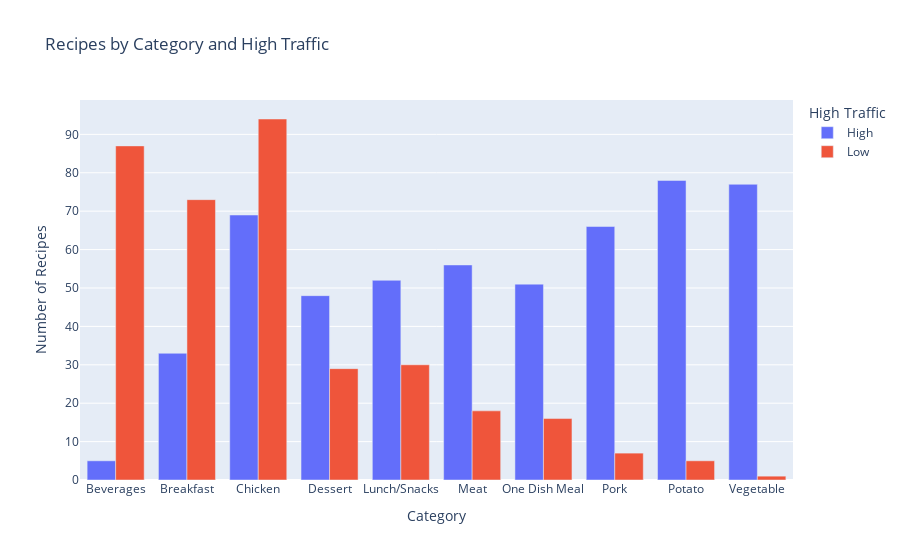

Here is the notebook cell this chart was saved with:
### Markdown cell above
We can observe that the "One Dish" and "Pork" categories have the `smallest` proportions, accounting for **7.49%** and **8.16%** of the total recipes, respectively. On the other hand, the "Chicken" and "Breakfast" categories have the highest `proportions`, representing **18.21%** and **11.84%** of all the recipes, respectively.

### Code cell
# Create a pivot table to count the occurrences of each category by "high_traffic"
pivot_table = df.pivot_table(index='category', columns='high_traffic', aggfunc='size', fill_value=0)

# Reset index and rename columns
pivot_table = pivot_table.reset_index()
pivot_table.columns.name = None

# Melt the DataFrame to create "High" and "Low" columns
melted_df = pd.melt(pivot_table, id_vars='category', var_name='high_traffic', value_name='count')

# Plot the bar plot using Plotly
fig = px.bar(melted_df, x='category', y='count', color='high_traffic', barmode='group',
             title='Recipes by Category and High Traffic',
             labels={'category': 'Category', 'count': 'Number of Recipes', 'high_traffic': 'High Traffic'})
fig.show()

### Figure 1 — Plotly figure (JSON) as saved in the notebook; plotly's stock layout.template omitted (floating-point values rounded to 4 significant figures)
{"data": [{"alignmentgroup": "True", "hovertemplate": "High Traffic=High<br>Category=%{x}<br>Number of Recipes=%{y}<extra></extra>", "legendgroup": "High", "marker": {"color": "#636efa", "pattern": {"shape": ""}}, "name": "High", "offsetgroup": "High", "orientation": "v", "showlegend": true, "textposition": "auto", "x": ["Beverages", "Breakfast", "Chicken", "Dessert", "Lunch/Snacks", "Meat", "One Dish Meal", "Pork", "Potato", "Vegetable"], "xaxis": "x", "y": [5, 33, 69, 48, 52, 56, 51, 66, 78, 77], "yaxis": "y", "type": "bar"}, {"alignmentgroup": "True", "hovertemplate": "High Traffic=Low<br>Category=%{x}<br>Number of Recipes=%{y}<extra></extra>", "legendgroup": "Low", "marker": {"color": "#EF553B", "pattern": {"shape": ""}}, "name": "Low", "offsetgroup": "Low", "orientation": "v", "showlegend": true, "textposition": "auto", "x": ["Beverages", "Breakfast", "Chicken", "Dessert", "Lunch/Snacks", "Meat", "One Dish Meal", "Pork", "Potato", "Vegetable"], "xaxis": "x", "y": [87, 73, 94, 29, 30, 18, 16, 7, 5, 1], "yaxis": "y", "type": "bar"}], "layout": {"xaxis": {"anchor": "y", "domain": [0, 1], "title": {"text": "Category"}}, "yaxis": {"anchor": "x", "domain": [0, 1], "title": {"text": "Number of Recipes"}}, "legend": {"title": {"text": "High Traffic"}, "tracegroupgap": 0}, "title": {"text": "Recipes by Category and High Traffic"}, "barmode": "group"}}
